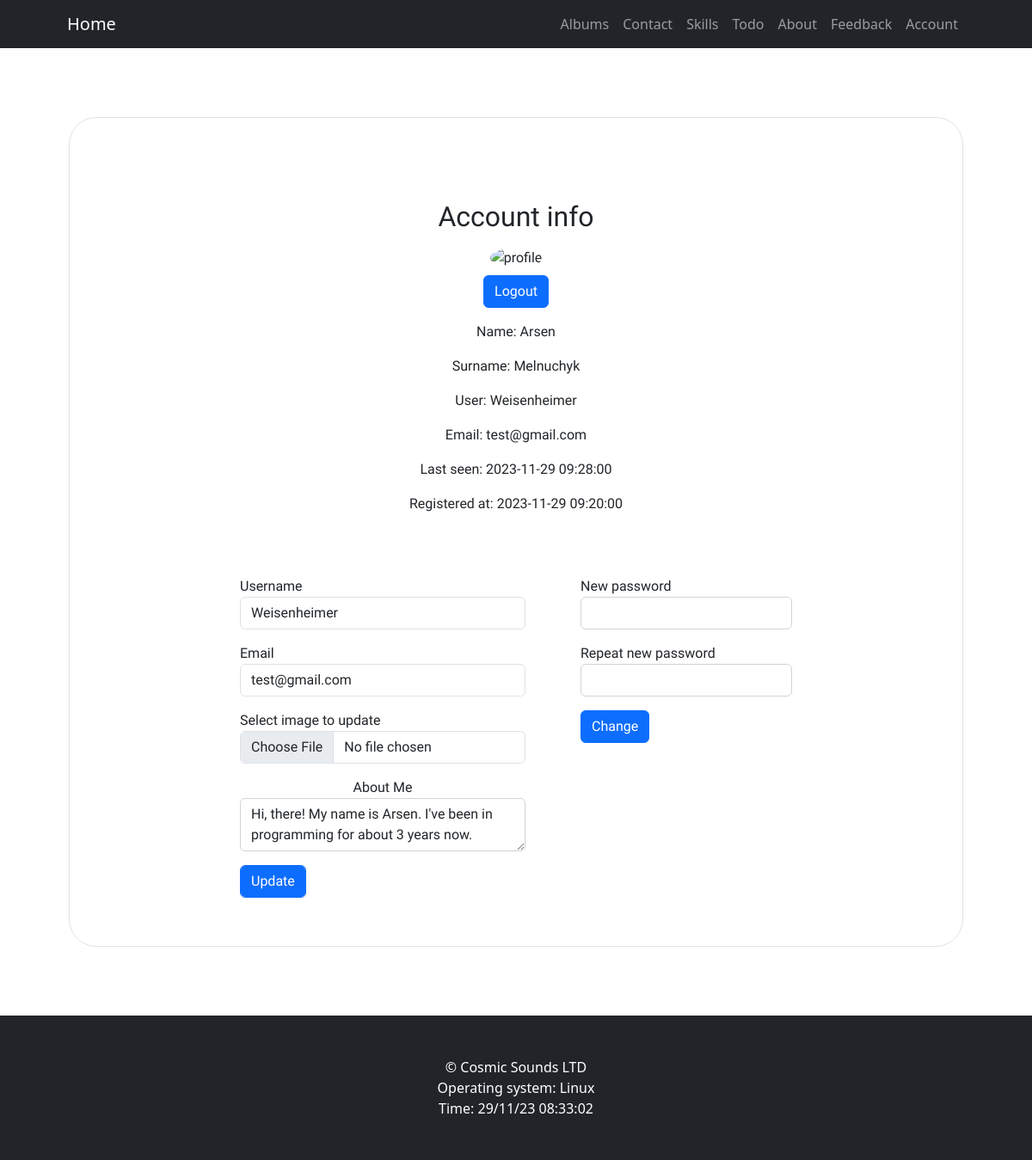
Before: /account (signed in) with the older database file.
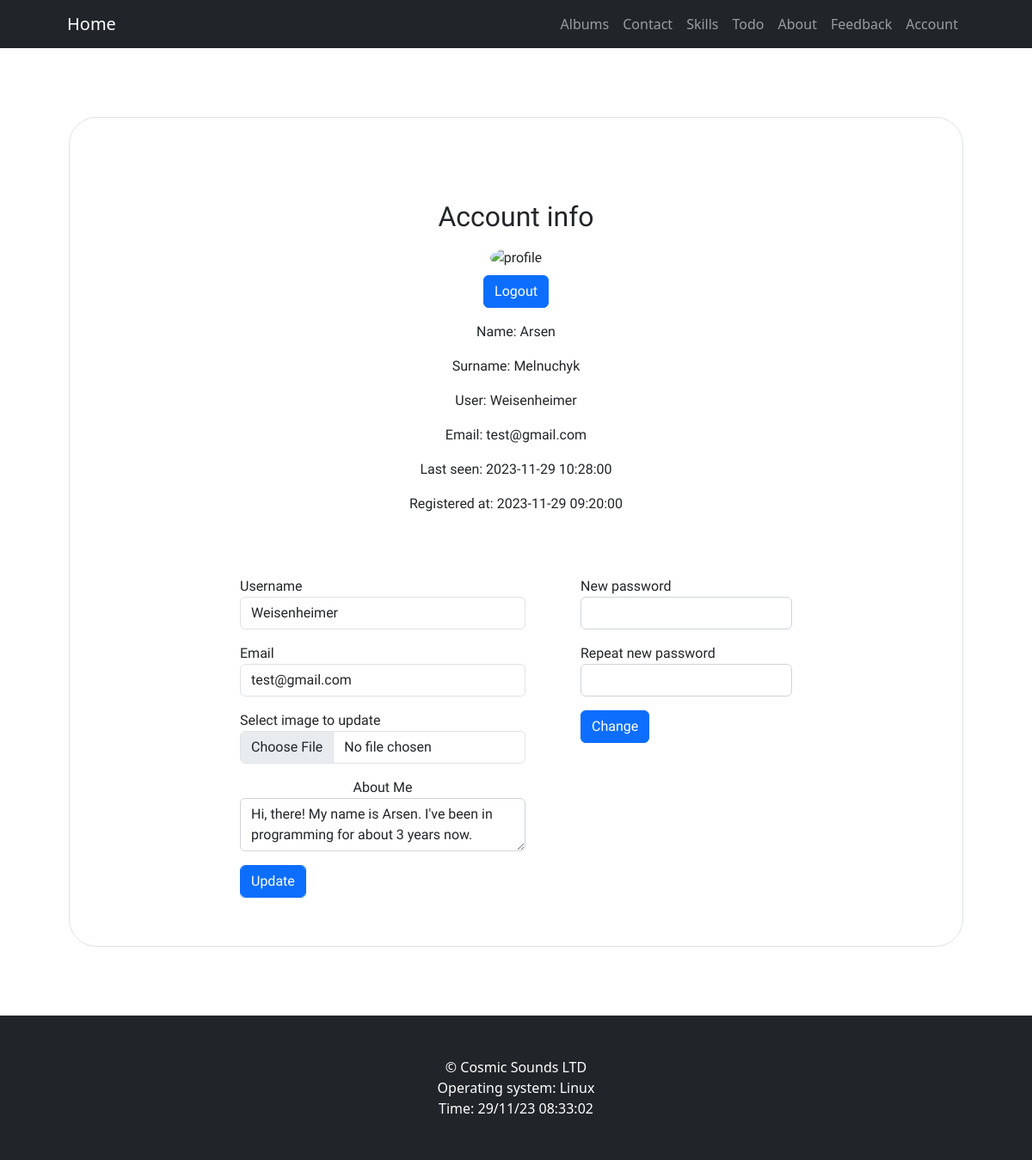
After: the same page with the newer database file.
### app/models.py (models this page shows)
class Users(db.Model, UserMixin):
    __tablename__ = "users"
    id = db.Column(db.Integer, primary_key=True, autoincrement=True)
    login = db.Column(db.String, nullable=False, unique=True)
    email = db.Column(db.String, nullable=False, unique=True)
    password = db.Column(db.String, nullable=False)
    name = db.Column(db.String, nullable=False)
    surname = db.Column(db.String, nullable=False)
    is_active = db.Column(db.Boolean, default=True, nullable=False)
    image = db.Column(db.String(20), nullable=False, default="default.jpg")
    last_seen = db.Column(db.DateTime, default=datetime.now().replace(second=0, microsecond=0))
    about = db.Column(db.Text , default="", nullable=False)
    register_date = db.Column(db.DateTime, nullable=False)

### app/views.py (the view)
@app.route("/account")
@login_required
def account():
    title = "Account"
    logout_form = LogoutForm()
    update_form = UpdateAccountForm()
    password_form = ChangePasswordForm()
    update_form.username.data = current_user.login
    update_form.email.data = current_user.email
    update_form.about.data = current_user.about
    if update_form.validate_on_submit():
        return redirect(url_for("update_account"))
    if password_form.validate_on_submit():
        return redirect(url_for("change_password"))
    image_file = url_for("static", filename=f"images/profile_pics/{current_user.image}")
    return render_template(
        "account.html",
        title=title,
        logout_form=logout_form,
        update_form=update_form,
        password_form=password_form,
        image_file=image_file
    )

### app/forms.py
class LogoutForm(FlaskForm):
    submit = SubmitField("Logout", id="btn-logout")

class UpdateAccountForm(FlaskForm):
    username = StringField("Username", validators=[Length(min=6, max=20)], render_kw={"placeholder": "Enter a new username here"})
    email = EmailField("Email", validators=[Length(min=4, max=20)], render_kw={"placeholder": "Enter a new email here"})
    about = TextAreaField("About Me")
    image = FileField("Select image to update", validators=[FileAllowed(["jpg", "png", "webp"], "Wrong file extension! Allowed formats: jpg, png, webp")])
    submit = SubmitField("Update")

### app/helpers/database.py (called while the page is built)
@login_manager.user_loader
def user_loader(user_id):
    return Users.query.get(user_id)

    @staticmethod
    def commit():
        db.session.commit()

### app/views.py (called while the page is built)
@app.after_request
def after_request(response):
    now = datetime.datetime.now().replace(second=0, microsecond=0)
    current_user.last_seen = now
    try:
        db = database.HandleUsers()
        db.commit()
    except StatementError:
        flash('Error while updating user last seen!', 'danger')
    return response

### app/templates/account.html (shortened to what this page needs)
{% extends "base.html" %}
{% import "_fields.html" as field %}
{% block content %}
<div class="col-lg-12 border rounded-5 p-5">
    <div class="container text-center form-group py-5">
        <h2>Account info</h2>
        <div class="container py-2">
            <div>
                <img src="{{ image_file }}" alt="profile" class="rounded-circle account-img">
            </div>
            <div>
                <form action="{{ url_for('logout') }}" method="post">
                    {{ field.logout_form(logout_form) }}
                </form>
            </div>
            <div class="p-2">
                Name: {{ current_user.name }}
            </div>
            <div class="p-2">
                Surname: {{ current_user.surname }}
            </div>
            <div class="p-2">
                User: {{ current_user.login }}
            </div>
            <div class="p-2">
                Email: {{ current_user.email }}
            </div>
            <div class="p-2">
                Last seen: {{ current_user.last_seen }}
            </div>
            <div class="p-2">
                Registered at: {{ current_user.register_date }}
            </div>
        </div>
    </div>
    <div class="d-flex gap-5 flex-wrap justify-content-center">
        <div>
            <form action="{{ url_for('update_account') }}" method="post" enctype="multipart/form-data">
                {{ field.update_account_form(update_form) }}
            </form>
        </div>
        <div>
            <form action="{{ url_for('change_password') }}" method="post">
                {{ field.change_password_form(password_form) }}
            </form>
        </div>
    </div>
</div>
{% endblock %}

### app/templates/_fields.html (shortened to what this page needs)
{% macro logout_form(form) %}
<div class="form-group p-2">
    {{ form.submit(class="btn btn-primary") }}
</div>
{% endmacro %}
{% macro change_password_form(form) %}
<div class="form-group p-2">
    {{ form.new_password.label }}
    {{ form.new_password(class="form-control") }}
</div>
<div class="form-group p-2">
    {{ form.repeat_password.label }}
    {{ form.repeat_password(class="form-control") }}
</div>
<div class="form-group p-2">
    {{ form.submit(class="btn btn-primary") }}
</div>
{% endmacro %}
{% macro update_account_form(form) %}
<div class="form-group p-2">
    {{ form.username.label }}
    {{ form.username(class="border rounded form-control") }}
</div>
<div class="form-group p-2">
    {{ form.email.label }}
    {{ form.email(class="border rounded form-control") }}
</div>
<div class="form-group p-2">
    {{ form.image.label }}
    {{ form.image(class="border rounded form-control") }}
</div>
<div class="form-group p-2 text-center">
    {{ form.about.label }}
    {{ form.about(class="form-control") }}
</div>
<div class="form-group p-2">
    {{ form.submit(class="btn btn-primary btn-md form-control w-auto") }}
</div>
{% endmacro %}

Changed rows visible on the page:
changed Users "Arsen": last_seen "2023-11-29 09:28:00" → "2023-11-29 10:28:00"
